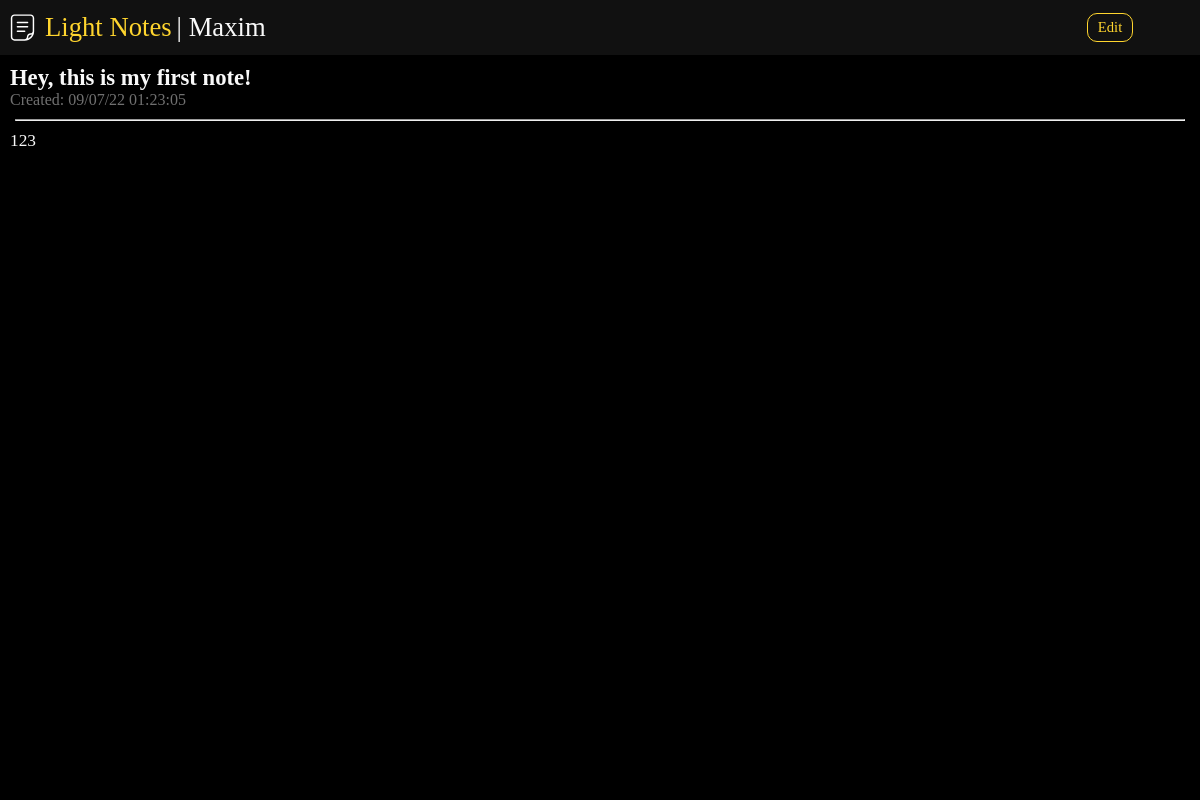
The app's page /note/1 (signed in), older data.
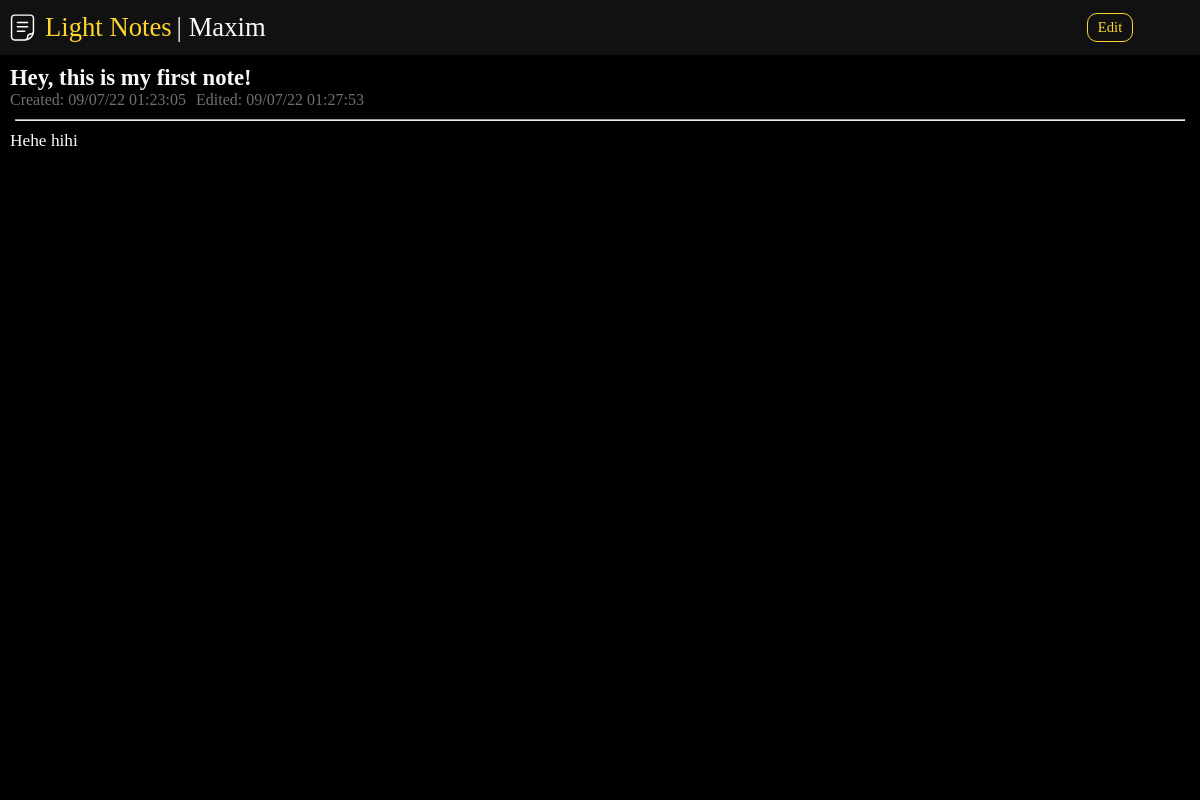
The same page, newer data.
### objects.py (models this page shows)
class Note(db.Model):
    __tablename__ = "note"
    id = Column(db.Integer, primary_key=True, autoincrement=True)
    author = Column(db.Integer, ForeignKey("user.id"))
    title = Column(db.String(100), nullable=True)
    text = Column(db.Text, nullable=False)
    created = Column(db.DateTime, nullable=False, default=datetime.datetime.now)
    edited = Column(db.DateTime, nullable=True)

### app.py (the view, shortened to what this page needs)
@app.route("/note/<int:note_id>", methods=["GET", "PUT", "DELETE"])
@login_required
def note(note_id):
    note_query = Note.query.filter(Note.id==note_id)
    note = note_query.first()
    if request.method == "GET":
        if not note or note.author != current_user.id:
            return redirect("/")
        return render_template("note.html", note=note)

### objects.py (called while the page is built)
@login_manager.user_loader
def load_user(user_id):
    return User.query.filter(User.id==user_id).first()

### templates/note.html (shortened to what this page needs)
{% extends 'base.html' %}
{% block body %}
<nav>
    <div class="nav-left">
        <img id="nav-icon" src="{{ url_for('static', filename='favicon.svg') }}">
        <a id="nav-title" class="nav-text" href="/">Light Notes</a>
        <span class="nav-text">| {{ current_user.login }}</span>
    </div>
    <div class="nav-right">
        <a id="nav-edit">Edit</a>
    </div>
</nav>
<div id="note-view">
    <div id="note-title">{{ note.title }}</div>
    <div class="date-row">
        <div id="note-date">Created: {{ note.created.strftime("%x %X") }}</div>
        {% if note.edited %}
        <div id="note-date">Edited: {{ note.edited.strftime("%x %X") }}</div>
        {% endif %}
    </div>
    <hr>
    <div id="note-text">{{ note.text }}</div>
    <div id="save-button-div">
    </div>
</div>
{% endblock %}

Row changes from the older to the newer data that the page shows:
changed Note "Hey, this is my first note!": edited (not shown) → "09/07/22 01:27:53"; text "123" → "Hehe hihi"
Text that changed along with them:
text now shown: "Edited:"
